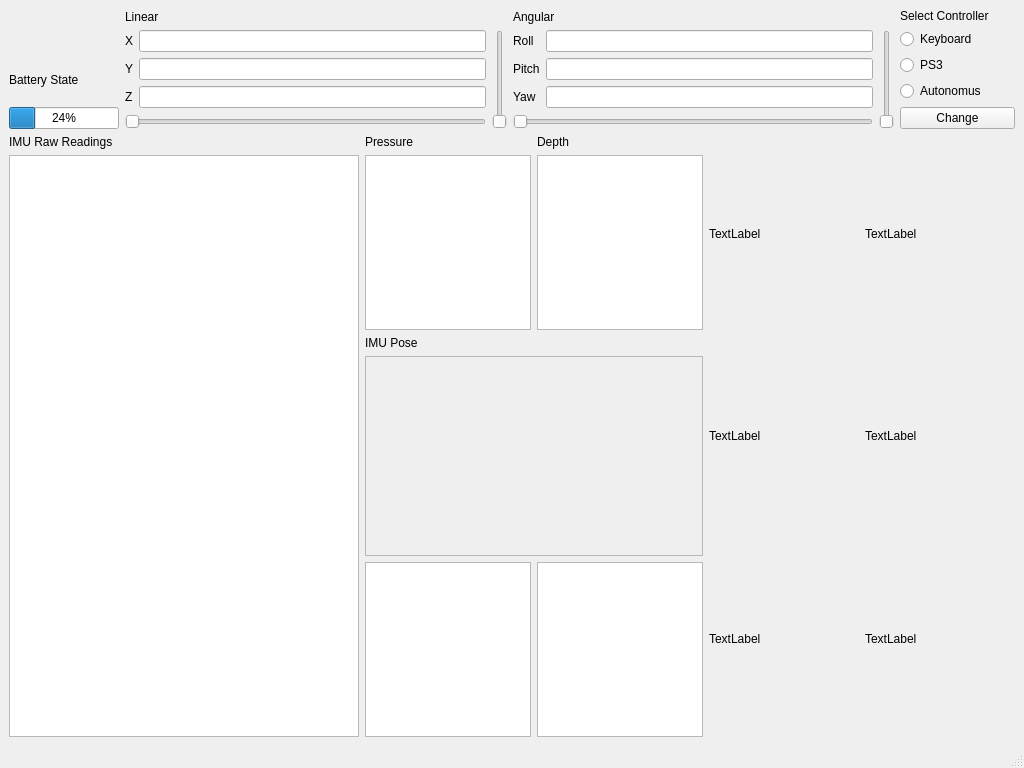
<?xml version="1.0" encoding="UTF-8"?>
<ui version="4.0">
 <class>RoboticsMain</class>
 <widget class="QMainWindow" name="RoboticsMain">
  <property name="geometry">
   <rect>
    <x>0</x>
    <y>0</y>
    <width>1024</width>
    <height>768</height>
   </rect>
  </property>
  <property name="windowTitle">
   <string>Robotics Diagnostics and Testing</string>
  </property>
  <property name="windowIcon">
   <iconset resource="Robotics_graphical_ressources.qrc">
    <normaloff>:/Images/Only-Logo.png</normaloff>:/Images/Only-Logo.png</iconset>
  </property>
  <widget class="QWidget" name="centralwidget">
   <layout class="QGridLayout" name="gridLayout_7">
    <item row="0" column="0">
     <layout class="QGridLayout" name="gridLayout_6">
      <item row="0" column="0">
       <layout class="QHBoxLayout" name="horizontalLayout_4">
        <item>
         <layout class="QVBoxLayout" name="verticalLayout_8">
          <item>
           <widget class="QLabel" name="mr_logo">
            <property name="maximumSize">
             <size>
              <width>110</width>
              <height>100</height>
             </size>
            </property>
            <property name="text">
             <string/>
            </property>
            <property name="pixmap">
             <pixmap resource="Robotics_graphical_ressources.qrc">:/Images/Only-Logo.png</pixmap>
            </property>
            <property name="scaledContents">
             <bool>true</bool>
            </property>
           </widget>
          </item>
          <item>
           <widget class="QLabel" name="bat_lbl">
            <property name="maximumSize">
             <size>
              <width>110</width>
              <height>16777215</height>
             </size>
            </property>
            <property name="text">
             <string>Battery State</string>
            </property>
           </widget>
          </item>
          <item>
           <widget class="QProgressBar" name="battery_progress">
            <property name="maximumSize">
             <size>
              <width>110</width>
              <height>16777215</height>
             </size>
            </property>
            <property name="value">
             <number>24</number>
            </property>
           </widget>
          </item>
         </layout>
        </item>
        <item>
         <layout class="QGridLayout" name="gridLayout_3">
          <item row="1" column="1" rowspan="2">
           <widget class="QSlider" name="linearVertical">
            <property name="orientation">
             <enum>Qt::Vertical</enum>
            </property>
           </widget>
          </item>
          <item row="2" column="0">
           <widget class="QSlider" name="linearHorizantal">
            <property name="orientation">
             <enum>Qt::Horizontal</enum>
            </property>
           </widget>
          </item>
          <item row="1" column="0">
           <layout class="QGridLayout" name="gridLayout_2">
            <item row="0" column="1">
             <widget class="QLineEdit" name="linearX"/>
            </item>
            <item row="0" column="0">
             <widget class="QLabel" name="label_11">
              <property name="text">
               <string>X</string>
              </property>
             </widget>
            </item>
            <item row="1" column="1">
             <widget class="QLineEdit" name="linearY"/>
            </item>
            <item row="2" column="1">
             <widget class="QLineEdit" name="linearZ"/>
            </item>
            <item row="1" column="0">
             <widget class="QLabel" name="label_12">
              <property name="text">
               <string>Y</string>
              </property>
             </widget>
            </item>
            <item row="2" column="0">
             <widget class="QLabel" name="label_13">
              <property name="text">
               <string>Z</string>
              </property>
             </widget>
            </item>
           </layout>
          </item>
          <item row="0" column="0">
           <widget class="QLabel" name="label_17">
            <property name="text">
             <string>Linear</string>
            </property>
           </widget>
          </item>
         </layout>
        </item>
        <item>
         <layout class="QGridLayout" name="gridLayout_4">
          <item row="1" column="0">
           <layout class="QGridLayout" name="gridLayout_5">
            <item row="0" column="1">
             <widget class="QLineEdit" name="angularX"/>
            </item>
            <item row="0" column="0">
             <widget class="QLabel" name="label_14">
              <property name="text">
               <string>Roll</string>
              </property>
             </widget>
            </item>
            <item row="1" column="1">
             <widget class="QLineEdit" name="angularY"/>
            </item>
            <item row="2" column="1">
             <widget class="QLineEdit" name="angularZ"/>
            </item>
            <item row="1" column="0">
             <widget class="QLabel" name="label_15">
              <property name="text">
               <string>Pitch</string>
              </property>
             </widget>
            </item>
            <item row="2" column="0">
             <widget class="QLabel" name="label_16">
              <property name="text">
               <string>Yaw</string>
              </property>
             </widget>
            </item>
           </layout>
          </item>
          <item row="1" column="1" rowspan="2">
           <widget class="QSlider" name="angularVertical">
            <property name="orientation">
             <enum>Qt::Vertical</enum>
            </property>
           </widget>
          </item>
          <item row="2" column="0">
           <widget class="QSlider" name="angularHorizantal">
            <property name="orientation">
             <enum>Qt::Horizontal</enum>
            </property>
           </widget>
          </item>
          <item row="0" column="0">
           <widget class="QLabel" name="label_18">
            <property name="text">
             <string>Angular</string>
            </property>
           </widget>
          </item>
         </layout>
        </item>
        <item>
         <layout class="QVBoxLayout" name="verticalLayout_7">
          <item>
           <widget class="QLabel" name="label_19">
            <property name="minimumSize">
             <size>
              <width>115</width>
              <height>0</height>
             </size>
            </property>
            <property name="maximumSize">
             <size>
              <width>115</width>
              <height>16777215</height>
             </size>
            </property>
            <property name="text">
             <string>Select Controller</string>
            </property>
           </widget>
          </item>
          <item>
           <widget class="QRadioButton" name="keyboardControl">
            <property name="minimumSize">
             <size>
              <width>115</width>
              <height>0</height>
             </size>
            </property>
            <property name="maximumSize">
             <size>
              <width>115</width>
              <height>16777215</height>
             </size>
            </property>
            <property name="text">
             <string>Keyboard</string>
            </property>
           </widget>
          </item>
          <item>
           <widget class="QRadioButton" name="manualControl">
            <property name="minimumSize">
             <size>
              <width>115</width>
              <height>0</height>
             </size>
            </property>
            <property name="maximumSize">
             <size>
              <width>115</width>
              <height>16777215</height>
             </size>
            </property>
            <property name="text">
             <string>PS3</string>
            </property>
           </widget>
          </item>
          <item>
           <widget class="QRadioButton" name="autonomousControl">
            <property name="minimumSize">
             <size>
              <width>115</width>
              <height>0</height>
             </size>
            </property>
            <property name="maximumSize">
             <size>
              <width>115</width>
              <height>16777215</height>
             </size>
            </property>
            <property name="text">
             <string>Autonomus</string>
            </property>
           </widget>
          </item>
          <item>
           <widget class="QPushButton" name="attemptPS3">
            <property name="minimumSize">
             <size>
              <width>115</width>
              <height>0</height>
             </size>
            </property>
            <property name="maximumSize">
             <size>
              <width>115</width>
              <height>16777215</height>
             </size>
            </property>
            <property name="text">
             <string>Change</string>
            </property>
           </widget>
          </item>
         </layout>
        </item>
       </layout>
      </item>
      <item row="1" column="0">
       <layout class="QHBoxLayout" name="horizontalLayout_3">
        <item>
         <layout class="QVBoxLayout" name="verticalLayout123">
          <item>
           <widget class="QLabel" name="label">
            <property name="text">
             <string>IMU Raw Readings</string>
            </property>
           </widget>
          </item>
          <item>
           <widget class="GraphicsLayoutWidget" name="imugraphics">
            <property name="minimumSize">
             <size>
              <width>350</width>
              <height>0</height>
             </size>
            </property>
           </widget>
          </item>
         </layout>
        </item>
        <item>
         <layout class="QVBoxLayout" name="verticalLayout_6">
          <item>
           <layout class="QHBoxLayout" name="horizontalLayout">
            <item>
             <layout class="QVBoxLayout" name="verticalLayout_3">
              <item>
               <widget class="QLabel" name="label_3">
                <property name="text">
                 <string>Pressure</string>
                </property>
               </widget>
              </item>
              <item>
               <widget class="GraphicsLayoutWidget" name="pressure">
                <property name="minimumSize">
                 <size>
                  <width>158</width>
                  <height>133</height>
                 </size>
                </property>
                <property name="maximumSize">
                 <size>
                  <width>16777215</width>
                  <height>200</height>
                 </size>
                </property>
               </widget>
              </item>
             </layout>
            </item>
            <item>
             <layout class="QVBoxLayout" name="verticalLayout_2">
              <item>
               <widget class="QLabel" name="label_2">
                <property name="text">
                 <string>Depth</string>
                </property>
               </widget>
              </item>
              <item>
               <widget class="GraphicsLayoutWidget" name="depth">
                <property name="minimumSize">
                 <size>
                  <width>158</width>
                  <height>133</height>
                 </size>
                </property>
                <property name="maximumSize">
                 <size>
                  <width>16777215</width>
                  <height>200</height>
                 </size>
                </property>
               </widget>
              </item>
             </layout>
            </item>
           </layout>
          </item>
          <item>
           <layout class="QVBoxLayout" name="verticalLayout_4">
            <item>
             <widget class="QLabel" name="label_4">
              <property name="text">
               <string>IMU Pose</string>
              </property>
             </widget>
            </item>
            <item>
             <widget class="QFrame" name="frame">
              <property name="minimumSize">
               <size>
                <width>0</width>
                <height>200</height>
               </size>
              </property>
              <property name="frameShape">
               <enum>QFrame::StyledPanel</enum>
              </property>
              <property name="frameShadow">
               <enum>QFrame::Raised</enum>
              </property>
              <widget class="QWidget" name="verticalLayoutWidget">
               <property name="geometry">
                <rect>
                 <x>0</x>
                 <y>0</y>
                 <width>521</width>
                 <height>201</height>
                </rect>
               </property>
               <layout class="QVBoxLayout" name="verticalLayout"/>
              </widget>
             </widget>
            </item>
           </layout>
          </item>
          <item>
           <layout class="QHBoxLayout" name="horizontalLayout_2">
            <item>
             <widget class="QTextEdit" name="logObject">
              <property name="minimumSize">
               <size>
                <width>160</width>
                <height>134</height>
               </size>
              </property>
              <property name="maximumSize">
               <size>
                <width>16777215</width>
                <height>200</height>
               </size>
              </property>
             </widget>
            </item>
            <item>
             <widget class="GraphicsLayoutWidget" name="hydrophonegraph">
              <property name="minimumSize">
               <size>
                <width>160</width>
                <height>134</height>
               </size>
              </property>
              <property name="maximumSize">
               <size>
                <width>16777215</width>
                <height>200</height>
               </size>
              </property>
             </widget>
            </item>
           </layout>
          </item>
         </layout>
        </item>
        <item>
         <layout class="QGridLayout" name="gridLayout">
          <item row="1" column="1">
           <widget class="QLabel" name="postRight">
            <property name="minimumSize">
             <size>
              <width>150</width>
              <height>0</height>
             </size>
            </property>
            <property name="text">
             <string>TextLabel</string>
            </property>
           </widget>
          </item>
          <item row="0" column="0">
           <widget class="QLabel" name="preLeft">
            <property name="minimumSize">
             <size>
              <width>150</width>
              <height>0</height>
             </size>
            </property>
            <property name="text">
             <string>TextLabel</string>
            </property>
           </widget>
          </item>
          <item row="0" column="1">
           <widget class="QLabel" name="postLeft">
            <property name="minimumSize">
             <size>
              <width>150</width>
              <height>0</height>
             </size>
            </property>
            <property name="text">
             <string>TextLabel</string>
            </property>
           </widget>
          </item>
          <item row="1" column="0">
           <widget class="QLabel" name="preRight">
            <property name="minimumSize">
             <size>
              <width>150</width>
              <height>0</height>
             </size>
            </property>
            <property name="text">
             <string>TextLabel</string>
            </property>
           </widget>
          </item>
          <item row="2" column="1">
           <widget class="QLabel" name="posBottom">
            <property name="minimumSize">
             <size>
              <width>150</width>
              <height>0</height>
             </size>
            </property>
            <property name="text">
             <string>TextLabel</string>
            </property>
           </widget>
          </item>
          <item row="2" column="0">
           <widget class="QLabel" name="preBottom">
            <property name="minimumSize">
             <size>
              <width>150</width>
              <height>0</height>
             </size>
            </property>
            <property name="text">
             <string>TextLabel</string>
            </property>
           </widget>
          </item>
         </layout>
        </item>
       </layout>
      </item>
     </layout>
    </item>
   </layout>
  </widget>
  <widget class="QMenuBar" name="menubar">
   <property name="geometry">
    <rect>
     <x>0</x>
     <y>0</y>
     <width>1024</width>
     <height>25</height>
    </rect>
   </property>
  </widget>
  <widget class="QStatusBar" name="statusbar"/>
 </widget>
 <customwidgets>
  <customwidget>
   <class>GraphicsLayoutWidget</class>
   <extends>QGraphicsView</extends>
   <header>pyqtgraph</header>
  </customwidget>
 </customwidgets>
 <resources>
  <include location="Robotics_graphical_ressources.qrc"/>
 </resources>
 <connections/>
</ui>
